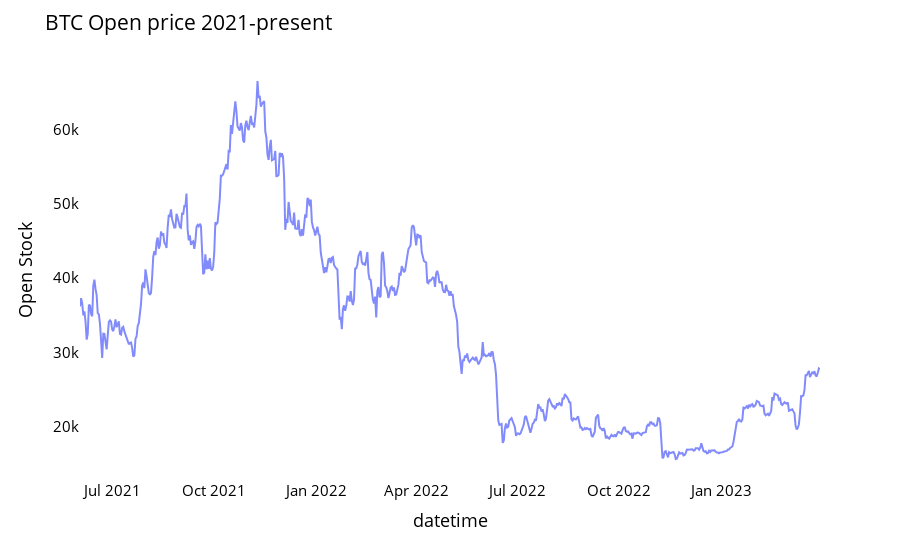

Here is the notebook cell this chart was saved with:
### Code cell
fig = px.line(open_df, x=open_df.datetime, y=open_df.open,labels={'date':'Date','open':'Open Stock'})
fig.update_traces(marker_line_width=2, opacity=0.8, marker_line_color='orange')
fig.update_layout(title_text='BTC Open price 2021-present', plot_bgcolor='white', 
                  font_size=15, font_color='black')
fig.update_xaxes(showgrid=False)
fig.update_yaxes(showgrid=False)
fig.show()

### Figure 1 — Plotly figure (JSON) as saved in the notebook; plotly's stock layout.template omitted (floating-point values rounded to 4 significant figures; data arrays with more than 128 entries replaced by an {"elided": "..."} marker saying what was removed)
{"data": [{"hovertemplate": "datetime=%{x}<br>Open Stock=%{y}<extra></extra>", "legendgroup": "", "line": {"color": "#636efa", "dash": "solid"}, "marker": {"line": {"color": "orange", "width": 2}, "symbol": "circle"}, "mode": "lines", "name": "", "opacity": 0.8, "orientation": "v", "showlegend": false, "type": "scatter", "x": {"elided": "668 str values"}, "xaxis": "x", "y": {"elided": "668 float values"}, "yaxis": "y"}], "layout": {"autosize": true, "font": {"color": "black", "size": 15}, "legend": {"tracegroupgap": 0}, "margin": {"t": 60}, "plot_bgcolor": "white", "title": {"text": "BTC Open price 2021-present"}, "xaxis": {"anchor": "y", "autorange": true, "domain": [0, 1], "range": ["2021-06-02", "2023-03-31"], "showgrid": false, "title": {"text": "datetime"}, "type": "date"}, "yaxis": {"anchor": "x", "autorange": true, "domain": [0, 1], "range": [12820.0, 69350.0], "showgrid": false, "title": {"text": "Open Stock"}, "type": "linear"}}}
